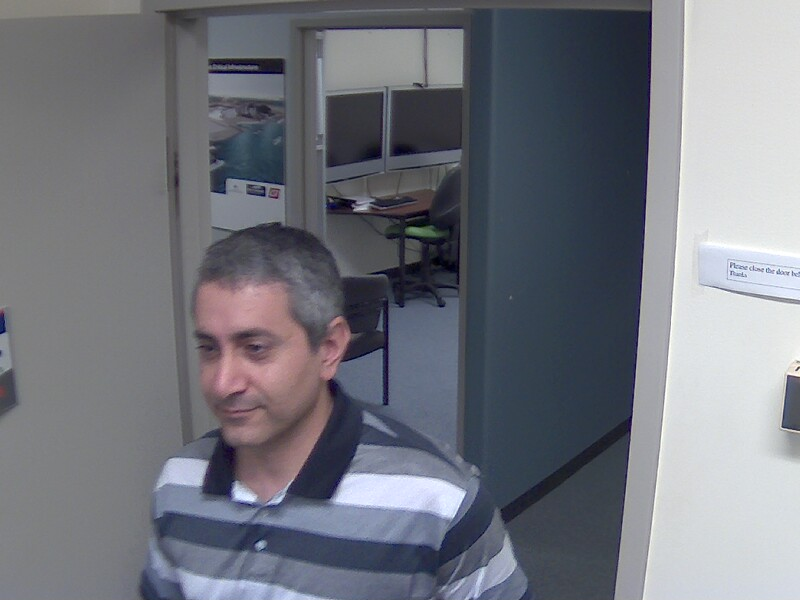
#> input picture 2_pose_estimation/1.jpg, 800 x 600 px
$ python pose_estimate.py 1.jpg
#> lines starting #> are read from the running program, lines starting #| are printed output that depends on the picture
'''
Using opencv libraries/database
The images are from Chokepoint dataset
'''

import sys
import cv2
import numpy as np

#filename as argument
image = sys.argv[1]

#############################
######Pre-processing#########
#############################

#read image
orig_im = cv2.imread(image);
#> orig_im is the input picture: shape (600, 800, 3); mean B, G, R 125.4, 117, 114.6
print ("Original size {0}".format(orig_im.shape))
#| Original size (600, 800, 3)

#scale down the image
im = cv2.resize(orig_im,(640,480))
#OR scale up
#im = cv2.resize(oriim,(1024,768))

print ("Scaled size {0}".format(im.shape))
#| Scaled size (480, 640, 3)
size = im.shape
#> size = (480, 640, 3)

#convert to gray for haar classifier
gray = cv2.cvtColor(im, cv2.COLOR_BGR2GRAY)
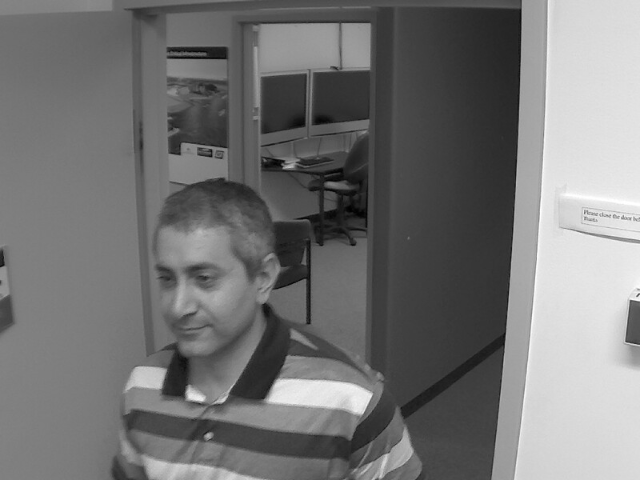
#> gray: shape (480, 640); min 1, max 255, mean 117.2

#############################
#Face and landmark detection#
#############################

#In this case visual marker will be subject's eyes, nose , mouth landmarks

#using opencv haar classifier and facemark libs
#meant for frontal face but still works to a certain degree
face_cascade=cv2.CascadeClassifier('haarcascade_frontalface_default.xml')
eye_cascade=cv2.CascadeClassifier('haarcascade_eye.xml')

#create facial landmark detector and load model
facemark = cv2.face.createFacemarkLBF()
#> (the run stopped early here; a loop or call above may not have finished)

$ run again, on 2_pose_estimation/3.jpg
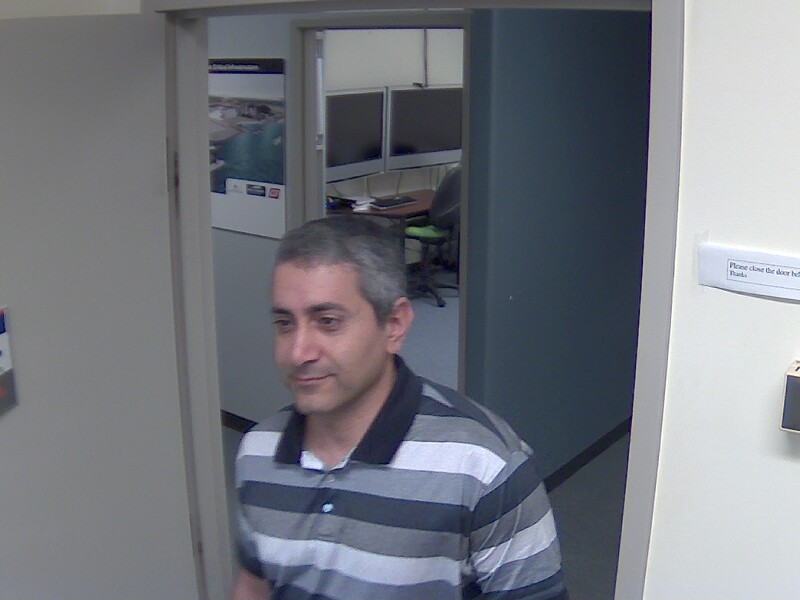
#> input picture 2_pose_estimation/3.jpg, 800 x 600 px
#> orig_im is the input picture: shape (600, 800, 3); mean B, G, R 126.8, 119.3, 116.3
#| Original size (600, 800, 3)
#| Scaled size (480, 640, 3)
#> `gray = cv2.cvtColor(im, cv2.COLOR_BGR2GRAY)`:
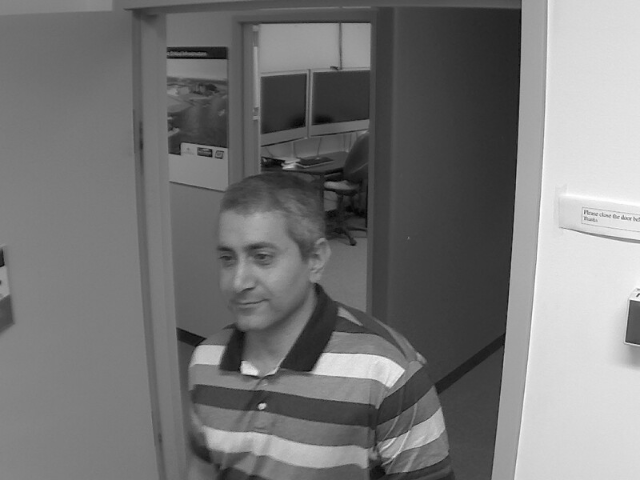
#> gray: shape (480, 640); min 1, max 255, mean 119.1

$ run again, on 2_pose_estimation/5.jpg
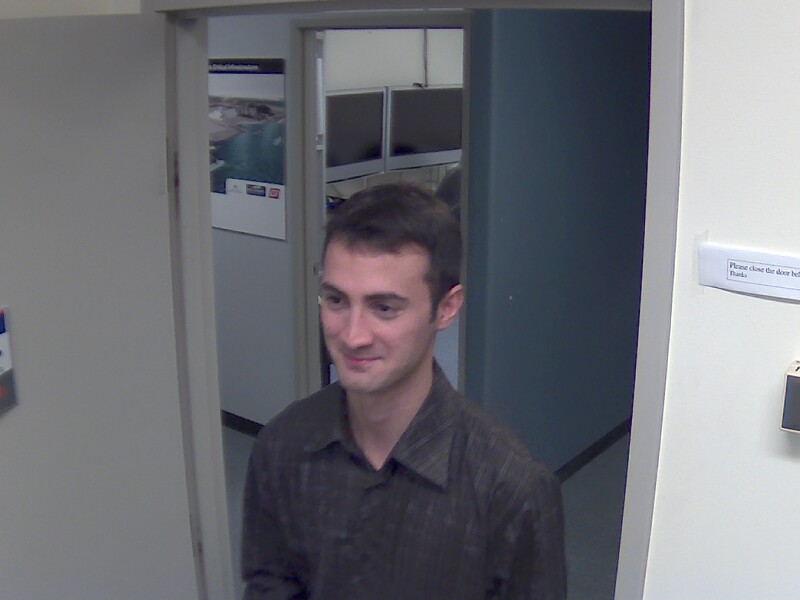
#> input picture 2_pose_estimation/5.jpg, 800 x 600 px
#> orig_im is the input picture: shape (600, 800, 3); mean B, G, R 116.8, 110.4, 109.4
#| Original size (600, 800, 3)
#| Scaled size (480, 640, 3)
#> `gray = cv2.cvtColor(im, cv2.COLOR_BGR2GRAY)`:
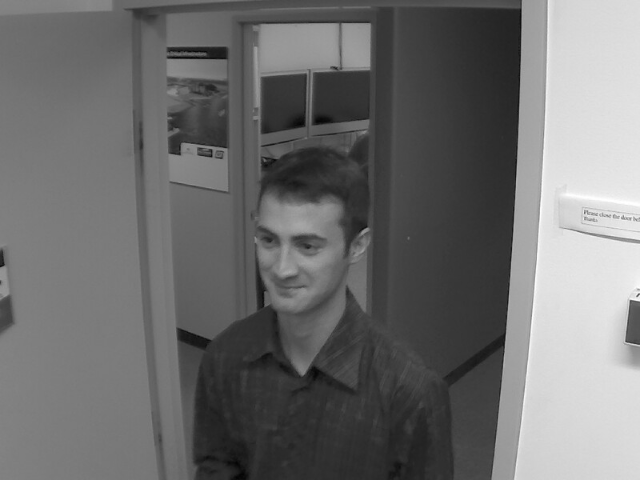
#> gray: shape (480, 640); min 4, max 255, mean 110.8
